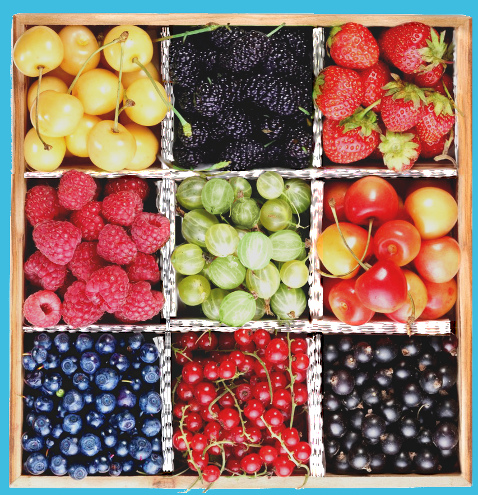
//> input picture Frutas_parcial02.jpg, 478 x 495 px
$ ./main   (built with g++ and OpenCV 4)
//> lines starting //> are read from the running program, lines starting //| are printed output that depends on the picture; after the words box and inside, x2 and y2 are one past the last pixel; in counts of white or black regions, pixels touching at a corner belong together
### djr_functions.h
#ifndef DJR_FUNCTIONS_H
#define DJR_FUNCTIONS_H
#include "opencv2/opencv.hpp"
#include "opencv2/highgui/highgui.hpp"
#include "iostream"
#include "pdi_functions.h"
#include "opencv2/video/tracking.hpp"

// Cuarto inferior de la imagen
cv::Mat region_inferior(const cv::Mat &imagen);

// Concatena imagenes
cv::Mat concatenar_imagenes(std::vector<cv::Mat> imagenes,const bool &color,const bool &vertical);

// Detecta si existe subtitulo en la parte inferior de un fotograma
bool detectar_sub(const cv::Mat &fotograma,std::vector<cv::Mat> &resultados);

// Kernel pasa-altos de suma cero para bordes horizontales
cv::Mat kernelPA0();

// Elimina el marco de la imagen
cv::Mat limpiar_contorno(cv::Mat imagen,int pixeles);

// Dibuja lineas de Hough
cv::Mat lineas_hough(const cv::Mat &bordes,const std::vector<cv::Vec2f> &rho_tita);

void test(cv::VideoCapture video,int cantidad);

// Calcula el valor apropiado del umbral segun el tama駉 del fotograma
int inter_umbral(int columnas);

// Posiciones de inicio y fin de los blancos de un perfil vertical
std::vector<int> blancos_h(cv::Mat perfil_v);

// Posiciones de inicio y fin de los blancos de un perfil horizontal
std::vector<int> blancos_v(cv::Mat perfil_h);

// Promedios horizontales de intensidad
cv::Mat promedio_intensidad_h(const cv::Mat &imagen);

// Promedios verticales de intensidad
cv::Mat promedio_intensidad_v(const cv::Mat &imagen);

// Coeficiente de correlacion entre dos imagenes
cv::Mat correlacion(const cv::Mat &imagen1,const cv::Mat &imagen2);

// Conversion del tiempo en ms al formato hh:mm:ss,sss del .srt
std::string ms2hms(const double &tiempo_ms);

// Convercion de imagen a texto (uso de tesseract)
std::string img2str(std::string fotograma_inf);

std::vector<int> blancos_h(cv::Mat perfil_v);

std::vector<int> blancos_v(cv::Mat perfil_h);

float media(cv::Mat imagen);

int maximo(std::vector<int> numeros);

int posicion_x(std::vector<int> vector_h,int indice);

int posicion_y(std::vector<int> vector_h,int indice);

cv::Mat umbral_rango(cv::Mat imagen,int nt1,int nt2);

cv::Mat pegar(std::vector<cv::Mat> recuadros,cv::Mat cajas,cv::Mat cajas_mask);

std::vector<cv::Rect> hacer_rois(cv::Mat cajas_cc);

int promedio_intensidad(const cv::Mat &imagen);

#endif

### umbral_rango.cpp
#include "opencv2/opencv.hpp"
#include "opencv2/highgui/highgui.hpp"
#include "iostream"
#include "pdi_functions.h"
#include "opencv2/video/tracking.hpp"

using namespace std;
using namespace pdi;
using namespace cv;

Mat umbral_rango(Mat imagen,int nt1,int nt2) {

	int filas = imagen.rows;
	int columnas = imagen.cols;

	Mat umbral = imagen.clone();

	for(int i=0;i<filas;i++) {
		for(int j=0;j<columnas;j++) {
			if (umbral.at<uchar>(i,j) >= nt1 && umbral.at<uchar>(i,j) <= nt2)
				umbral.at<uchar>(i,j) = 255;
			else
				umbral.at<uchar>(i,j) = 0;
		}
	}

	return umbral;
}

### promedio_intensidad_v.cpp
#include "opencv2/opencv.hpp"
#include "opencv2/highgui/highgui.hpp"
#include "iostream"
#include "pdi_functions.h"
//#include "djr_functions.h"

using namespace std;
using namespace pdi;
using namespace cv;

Mat promedio_intensidad_v(const Mat &imagen) {

	int filas = imagen.rows;
	int columnas = imagen.cols;

	Mat vector_fila(1,columnas,CV_8UC(1),Scalar(0));

	for(int j=0;j<columnas;j++) {
		int suma = 0;
		for(int i=0;i<filas;i++) {
			suma += imagen.at<uchar>(i,j);
		}
		vector_fila.at<uchar>(0,j) = suma/filas;
	}

	return vector_fila;
}

### promedio_intensidad_h.cpp
#include "opencv2/opencv.hpp"
#include "opencv2/highgui/highgui.hpp"
#include "iostream"
#include "pdi_functions.h"
//#include "djr_functions.h"

using namespace std;
using namespace pdi;
using namespace cv;

Mat promedio_intensidad_h(const Mat &imagen) {

	int filas = imagen.rows;
	int columnas = imagen.cols;

	Mat vector_columna(filas,1,CV_8UC(1),Scalar(0));

	for(int i=0;i<filas;i++) {
		int suma = 0;
		for(int j=0;j<columnas;j++) {
			suma += imagen.at<uchar>(i,j);
		}
		vector_columna.at<uchar>(i,0) = suma/columnas;
	}

	return vector_columna;
}

### promedio_intensidad.cpp
#include "opencv2/opencv.hpp"
#include "opencv2/highgui/highgui.hpp"
#include "iostream"
#include "pdi_functions.h"
#include "djr_functions.h"

using namespace std;
using namespace pdi;
using namespace cv;

int promedio_intensidad(const Mat &imagen) {

	Mat prom_v = promedio_intensidad_v(imagen);
	Mat prom = promedio_intensidad_h(prom_v);

	int promedio = prom.at<uchar>(0,0);

	return promedio;
}

### pegar.cpp
#include "opencv2/opencv.hpp"
#include "opencv2/highgui/highgui.hpp"
#include "iostream"
#include "pdi_functions.h"
#include "opencv2/video/tracking.hpp"
#include "vector"
#include "djr_functions.h"

using namespace std;
using namespace pdi;
using namespace cv;

Mat pegar(vector<Mat> recuadros,Mat cajas,Mat cajas_mask) {

	Mat promedios_v = promedio_intensidad_v(cajas_mask);
	Mat promedios_h = promedio_intensidad_h(cajas_mask);
	threshold(promedios_v,promedios_v,40,255,THRESH_BINARY);
	threshold(promedios_h,promedios_h,40,255,THRESH_BINARY);
	imwrite("promedios_v.png",promedios_v);
	imwrite("promedios_h.png",promedios_h);
	vector<int> vector_v = blancos_v(promedios_h);
	vector<int> vector_h = blancos_h(promedios_v);

	for(int i=0;i<recuadros.size();i++) {

		vector<Mat> recuadro_vec;
		split(recuadros[i],recuadro_vec);

		Mat red,green;
		threshold(recuadro_vec[2],red,0,255,THRESH_BINARY|THRESH_OTSU);
		threshold(recuadro_vec[1],green,0,255,THRESH_BINARY|THRESH_OTSU);
		Mat RG_u;
		bitwise_or(red,green,RG_u);
		int promGR = promedio_intensidad(RG_u);

		cout<<promGR<<endl;

		if (promGR < 40)
			recuadros[i].copyTo(cajas(Rect(vector_h[4]+16,vector_v[4]+16,recuadros[i].cols,recuadros[i].rows)));
		else if (promGR < 60)
			recuadros[i].copyTo(cajas(Rect(vector_h[2]+16,vector_v[4]+16,recuadros[i].cols,recuadros[i].rows)));
		else if (promGR < 90)
			recuadros[i].copyTo(cajas(Rect(vector_h[0]+16,vector_v[4]+16,recuadros[i].cols,recuadros[i].rows)));
		else if (promGR < 180)
			recuadros[i].copyTo(cajas(Rect(vector_h[4]+16,vector_v[2]+16,recuadros[i].cols,recuadros[i].rows)));
		else if (promGR < 198)
			recuadros[i].copyTo(cajas(Rect(vector_h[2]+16,vector_v[2]+16,recuadros[i].cols,recuadros[i].rows)));
		else if (promGR < 203)
			recuadros[i].copyTo(cajas(Rect(vector_h[0]+16,vector_v[2]+16,recuadros[i].cols,recuadros[i].rows)));
		else if (promGR < 208)
			recuadros[i].copyTo(cajas(Rect(vector_h[4]+16,vector_v[0]+16,recuadros[i].cols,recuadros[i].rows)));
		else if (promGR < 213)
			recuadros[i].copyTo(cajas(Rect(vector_h[2]+16,vector_v[0]+16,recuadros[i].cols,recuadros[i].rows)));
		else
			recuadros[i].copyTo(cajas(Rect(vector_h[0]+16,vector_v[0]+16,recuadros[i].cols,recuadros[i].rows)));
	}

	return cajas;
}

### concatenar_imagenes.cpp
#include "opencv2/opencv.hpp"
#include "opencv2/highgui/highgui.hpp"
#include "iostream"
#include "pdi_functions.h"
#include "opencv2/video/tracking.hpp"
#include "djr_functions.h"

using namespace std;
using namespace pdi;
using namespace cv;

Mat concatenar_imagenes(vector<Mat> imagenes,const bool &color,const bool &vertical) {

	if (color == true) {
		for(int i=0;i<imagenes.size();i++) {
			if (imagenes[i].channels() == 1)
				cvtColor(imagenes[i],imagenes[i],CV_GRAY2BGR);
		}
	} else {
		for(int i=0;i<imagenes.size();i++) {
			if (imagenes[i].channels() == 3)
				cvtColor(imagenes[i],imagenes[i],CV_BGR2GRAY);
		}
	}

	Mat mosaico = imagenes[0];

	if (vertical == true) {
		for(int i=1;i<imagenes.size();i++) {
			int filas = imagenes[i].rows;
			int columnas = imagenes[i].cols;
			resize(imagenes[i],imagenes[i],{mosaico.cols,mosaico.cols*filas/columnas},0,0,CV_INTER_LINEAR);
		}
		for(int i=1;i<imagenes.size();i++) {
			mosaico = mosaic(mosaico,imagenes[i],true);
		}
	} else {
		for(int i=1;i<imagenes.size();i++) {
			int filas = imagenes[i].rows;
			int columnas = imagenes[i].cols;
			resize(imagenes[i],imagenes[i],{mosaico.rows*columnas/filas,mosaico.rows},0,0,CV_INTER_LINEAR);
		}
		for(int i=1;i<imagenes.size();i++) {
			mosaico = mosaic(mosaico,imagenes[i],false);
		}
	}

	return mosaico;
}

### blancos_v.cpp
#include "opencv2/opencv.hpp"
#include "opencv2/highgui/highgui.hpp"
#include "iostream"
#include "pdi_functions.h"
#include "opencv2/video/tracking.hpp"
#include "vector"

using namespace std;
using namespace pdi;
using namespace cv;

vector<int> blancos_v(Mat perfil_h) {

	int filas = perfil_h.rows;
	bool contar = true;
	int numero = 0;

	for (int i=0;i<filas;i++) {
		if (perfil_h.at<uchar>(i,0) == 255 && contar == true) {
			numero = numero + 1;
			contar = false;
		}
		else if (perfil_h.at<uchar>(i,0) == 0 && contar == false)
			contar = true;
	}

	vector<int> posiciones(numero*2);

	if (perfil_h.at<uchar>(filas-1,0) == 255)
		posiciones[numero*2-1] = filas-1;

	contar = true;
	int c = 0;

	for (int i=0;i<filas;i++) {
		if (perfil_h.at<uchar>(i,0) == 255 && contar == true) {
			posiciones[c] = i;
			contar = false;
			c = c+1;
		}
		else if (perfil_h.at<uchar>(i,0) == 0 && contar == false) {
			contar = true;
			posiciones[c] = i-1;
			c = c+1;
		}
	}

	return posiciones;
}

### blancos_h.cpp
#include "opencv2/opencv.hpp"
#include "opencv2/highgui/highgui.hpp"
#include "iostream"
#include "pdi_functions.h"
#include "opencv2/video/tracking.hpp"
#include "vector"

using namespace std;
using namespace pdi;
using namespace cv;

vector<int> blancos_h(Mat perfil_v) {

	int columnas = perfil_v.cols;
	bool contar = true;
	int numero = 0;

	for (int i=0;i<columnas;i++) {
		if (perfil_v.at<uchar>(0,i) == 255 && contar == true) {
			numero = numero + 1;
			contar = false;
		}
		else if (perfil_v.at<uchar>(0,i) == 0 && contar == false)
			contar = true;
	}

	vector<int> posiciones(numero*2);

	if (perfil_v.at<uchar>(0,columnas-1) == 255)
		posiciones[numero*2-1] = columnas-1;

	contar = true;
	int c = 0;

	for (int i=0;i<columnas;i++) {
		if (perfil_v.at<uchar>(0,i) == 255 && contar == true) {
			posiciones[c] = i;
			contar = false;
			c = c+1;
		}
		else if (perfil_v.at<uchar>(0,i) == 0 && contar == false) {
			contar = true;
			posiciones[c] = i-1;
			c = c+1;
		}
	}

	return posiciones;
}

### main.cpp
#include "opencv2/opencv.hpp"
#include "opencv2/highgui/highgui.hpp"
#include "iostream"
#include "pdi_functions.h"
#include "opencv2/video/tracking.hpp"
#include "vector"
#include "djr_functions.h"

using namespace std;
using namespace pdi;
using namespace cv;

int main(int argc, char** argv) {

	//	Carga de imagenes
	Mat frutas = imread("Frutas_parcial02.jpg");
//> frutas is the input picture: 495 rows x 478 cols, CV_8UC3; mean B, G, R 100.8, 115.1, 146.5
	Mat cajas = imread("CAJAS_test.jpg");
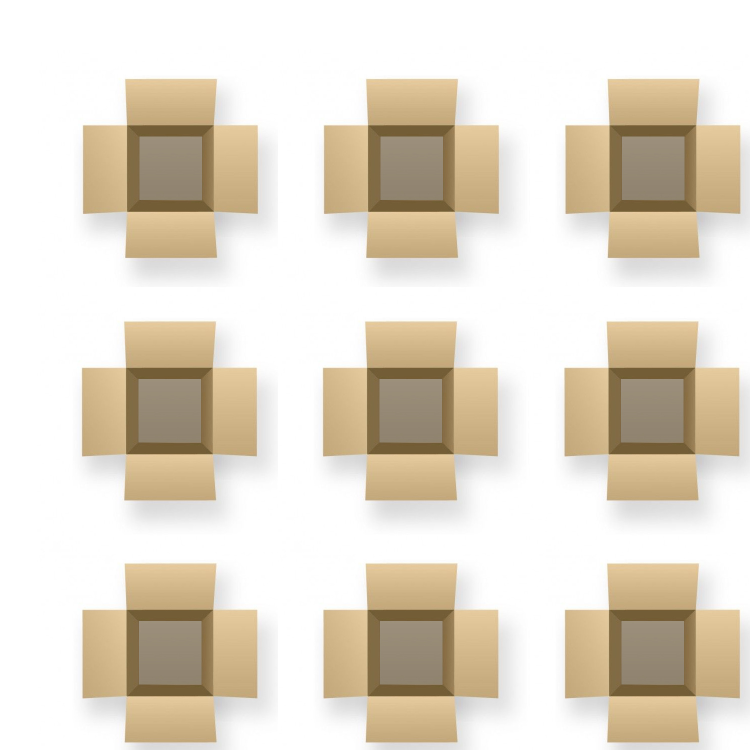
//> input picture CAJAS_test.jpg, 1500 x 1500 px (shown at 1/2 size)
//> cajas is the input picture: 1500 rows x 1500 cols, CV_8UC3; mean B, G, R 202.7, 217.7, 226.7

	Mat cajas_hsv;
	cvtColor(cajas,cajas_hsv,CV_BGR2HSV);
//> cajas_hsv: 1500 rows x 1500 cols, CV_8UC3; mean H, S, V 10.7, 33.1, 226.7
	vector<Mat> cajas_vec;
	split(cajas_hsv,cajas_vec);

//	imwrite("cajas_gris.png",cajas);

	Mat cajas_mask;
	threshold(cajas_vec[2],cajas_mask,175,255,THRESH_BINARY_INV);
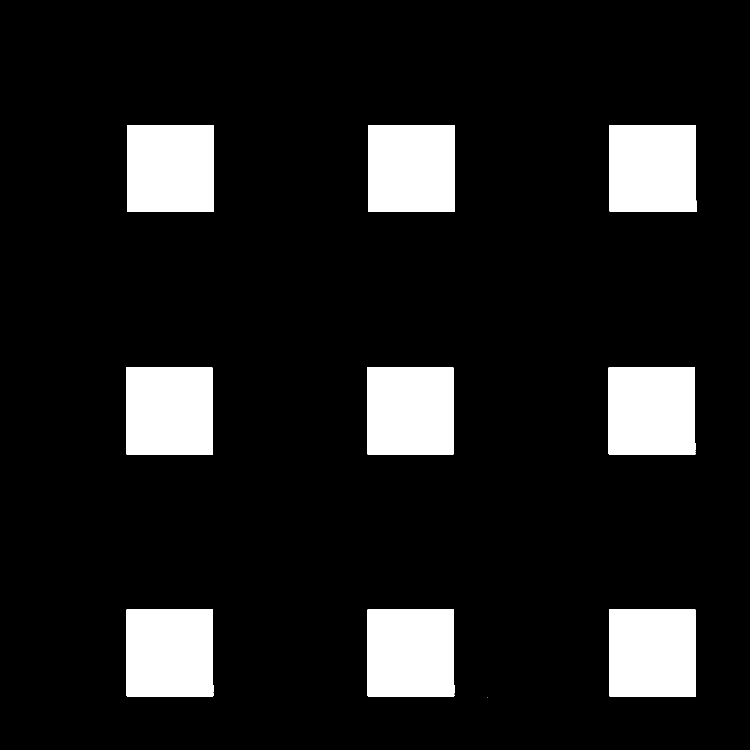
//> cajas_mask: 1500 rows x 1500 cols, CV_8UC1 (shown at 1/2 size); 12% white; 10 white regions (1 under 20 px), largest, box (x1, y1, x2, y2) and area: (736, 250, 910, 424) 30124, (1219, 250, 1393, 424) 30124, (252, 735, 426, 909) 30124

	Mat cajas_cc,cajas_est,cajas_cen;
	connectedComponentsWithStats(cajas_mask,cajas_cc,cajas_est,cajas_cen);
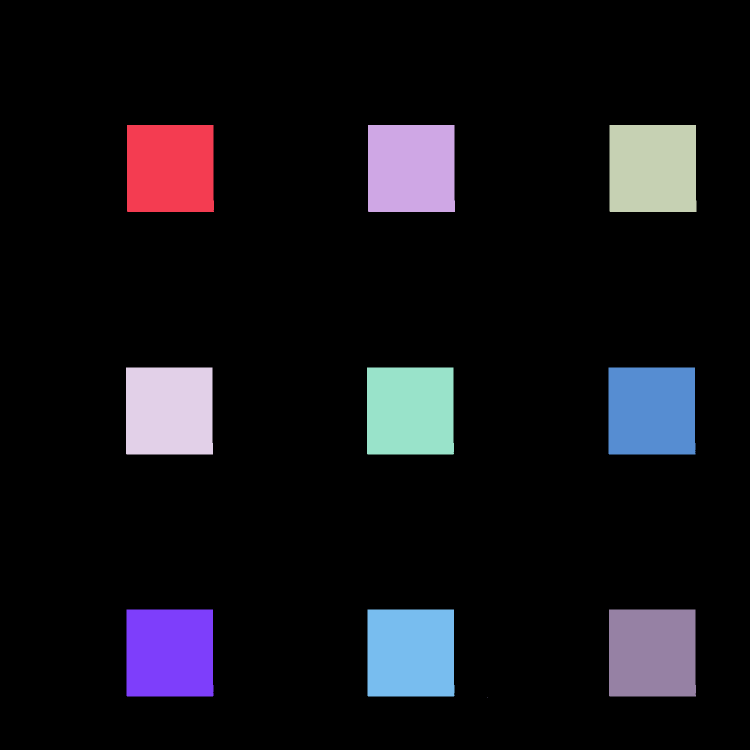
//> cajas_cc: 1500 rows x 1500 cols, CV_32SC1 (shown at 1/2 size); 11 distinct labels, from 0 to 10; one colour per label, 0 black
//> cajas_est = [[0, 0, 1500, 1500, 1978895], [254, 250, 174, 174, 30123], [736, 250, 174, 174, 30124], [1219, 250, 174, 174, 30124], [252, 735, 174, 174, 30124], [734, 735, 174, 174, 30122], [1217, 735, 174, 174, 30122], [253, 1219, 174, 174, 30122], [735, 1219, 174, 174, 30121], [1218, 1219, 174, 174, 30122], [975, 1394, 1, 1, 1]]; cajas_cen = [[739.7, 739.7], [340.1, 336.6], [822.1, 336.6], [1305.1, 336.6], [338.1, 821.6], [820.1, 821.5], [1303.1, 821.5], [339.1, 1305.5], [821.1, 1305.5], [1304.1, 1305.5], [975, 1394]]
	cajas_cc.convertTo(cajas_cc,CV_8UC(1));
//> cajas_cc: 1500 rows x 1500 cols, CV_8UC1

	//
	Mat frutas_mediana;
	medianBlur(frutas,frutas_mediana,7);
	imwrite("frutas_mediana.png",frutas_mediana);

	Mat frutas_hsv;
	cvtColor(frutas,frutas_hsv,CV_BGR2HSV);
//> frutas_hsv: 495 rows x 478 cols, CV_8UC3; mean H, S, V 68.2, 115.1, 162.8
	vector<Mat> frutas_vec;
	split(frutas_hsv,frutas_vec);

	Mat frutas_mask;
	threshold(frutas_vec[2],frutas_mask,230,255,THRESH_BINARY);
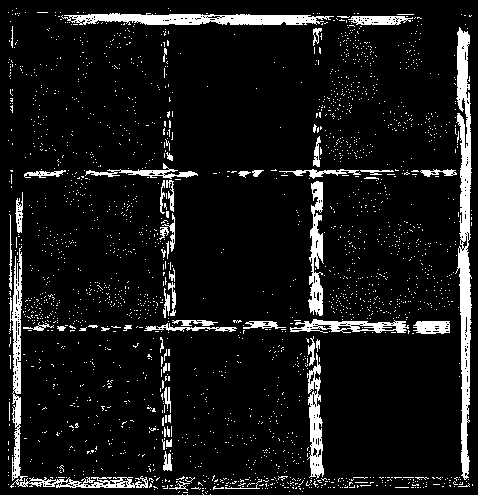
//> frutas_mask: 495 rows x 478 cols, CV_8UC1; 8.8% white; 2204 white regions (2147 under 20 px), largest, box (x1, y1, x2, y2) and area: (455, 27, 472, 480) 4007, (9, 246, 148, 488) 2267, (61, 13, 334, 25) 2241

	Mat promedios_v = promedio_intensidad_v(frutas_mask);
//> the loop in promedio_intensidad_v, `for(int j=0;j<columnas;j++)` made 478 passes
//> suma on passes 1 to 3: 0, 0, 0
//> after the loop in promedio_intensidad_v, `for(int j=0;j<columnas;j++)`: vector_fila = 478 values, max 219 at index 462, min 0 at index 0, mean 21.78
//> promedios_v has the same summary as vector_fila in promedio_intensidad_v
	Mat promedios_h = promedio_intensidad_h(frutas_mask);
//> the loop in promedio_intensidad_h, `for(int i=0;i<filas;i++)` made 495 passes
//> after the loop in promedio_intensidad_h, `for(int i=0;i<filas;i++)`: vector_columna = 495 values, max 166 at index 16, min 0 at index 0, mean 21.89
//> promedios_h has the same summary as vector_columna in promedio_intensidad_h
	threshold(promedios_v,promedios_v,40,255,THRESH_BINARY);
//> promedios_v = 478 values, max 255 at index 10, min 0 at index 0, mean 28.27
	threshold(promedios_h,promedios_h,40,255,THRESH_BINARY);
//> promedios_h = 495 values, max 255 at index 14, min 0 at index 0, mean 22.15
//	imwrite("promedios_v.png",promedios_v);
//	imwrite("promedios_h.png",promedios_h);
	vector<int> vector_v = blancos_v(promedios_h);
//> after the loop in blancos_v, `for (int i=0;i<filas;i++)`: numero = 4; contar = true
//> after the loop in blancos_v, `for (int i=0;i<filas;i++)`: posiciones = [14, 24, 170, 176, 320, 332, 477, 488]; contar = true; c = 8
//> vector_v = [14, 24, 170, 176, 320, 332, 477, 488]
	vector<int> vector_h = blancos_h(promedios_v);
//> after the loop in blancos_h, `for (int i=0;i<columnas;i++)`: numero = 4; contar = true
//> after the loop in blancos_h, `for (int i=0;i<columnas;i++)`: posiciones = [10, 21, 161, 174, 309, 322, 458, 470]; contar = true; c = 8
//> vector_h = [10, 21, 161, 174, 309, 322, 458, 470]

	Rect roi1(vector_h[1],vector_v[1],vector_h[2]-vector_h[1],vector_v[2]-vector_v[1]);
//> roi1 = Rect(21, 24, 140, 146)
	Rect roi2(vector_h[3],vector_v[1],vector_h[4]-vector_h[3],vector_v[2]-vector_v[1]);
//> roi2 = Rect(174, 24, 135, 146)
	Rect roi3(vector_h[5],vector_v[1],vector_h[6]-vector_h[5],vector_v[2]-vector_v[1]);
//> roi3 = Rect(322, 24, 136, 146)
	Rect roi4(vector_h[1],vector_v[3],vector_h[2]-vector_h[1],vector_v[4]-vector_v[3]);
//> roi4 = Rect(21, 176, 140, 144)
	Rect roi5(vector_h[3],vector_v[3],vector_h[4]-vector_h[3],vector_v[4]-vector_v[3]);
//> roi5 = Rect(174, 176, 135, 144)
	Rect roi6(vector_h[5],vector_v[3],vector_h[6]-vector_h[5],vector_v[4]-vector_v[3]);
//> roi6 = Rect(322, 176, 136, 144)
	Rect roi7(vector_h[1],vector_v[5],vector_h[2]-vector_h[1],vector_v[6]-vector_v[5]);
//> roi7 = Rect(21, 332, 140, 145)
	Rect roi8(vector_h[3],vector_v[5],vector_h[4]-vector_h[3],vector_v[6]-vector_v[5]);
//> roi8 = Rect(174, 332, 135, 145)
	Rect roi9(vector_h[5],vector_v[5],vector_h[6]-vector_h[5],vector_v[6]-vector_v[5]);
//> roi9 = Rect(322, 332, 136, 145)

	Mat recuadro1 = frutas(roi1);
	Mat recuadro2 = frutas(roi2);
	Mat recuadro3 = frutas(roi3);
	Mat recuadro4 = frutas(roi4);
	Mat recuadro5 = frutas(roi5);
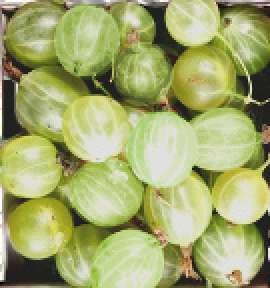
//> recuadro5: 144 rows x 135 cols, CV_8UC3 (shown 2 times larger); mean B, G, R 109.5, 169.1, 162.4
	Mat recuadro6 = frutas(roi6);
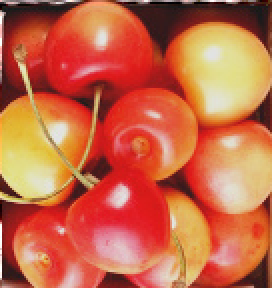
//> recuadro6: 144 rows x 136 cols, CV_8UC3 (shown 2 times larger); mean B, G, R 70.8, 103.2, 197.5
	Mat recuadro7 = frutas(roi7);
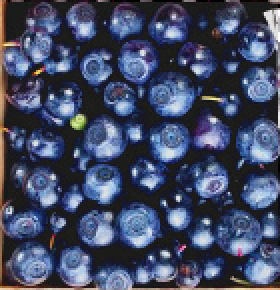
//> recuadro7: 145 rows x 140 cols, CV_8UC3 (shown 2 times larger); mean B, G, R 101.2, 75.3, 67.1
	Mat recuadro8 = frutas(roi8);
	Mat recuadro9 = frutas(roi9);
//> (the rest of the program and of its run is left out)
